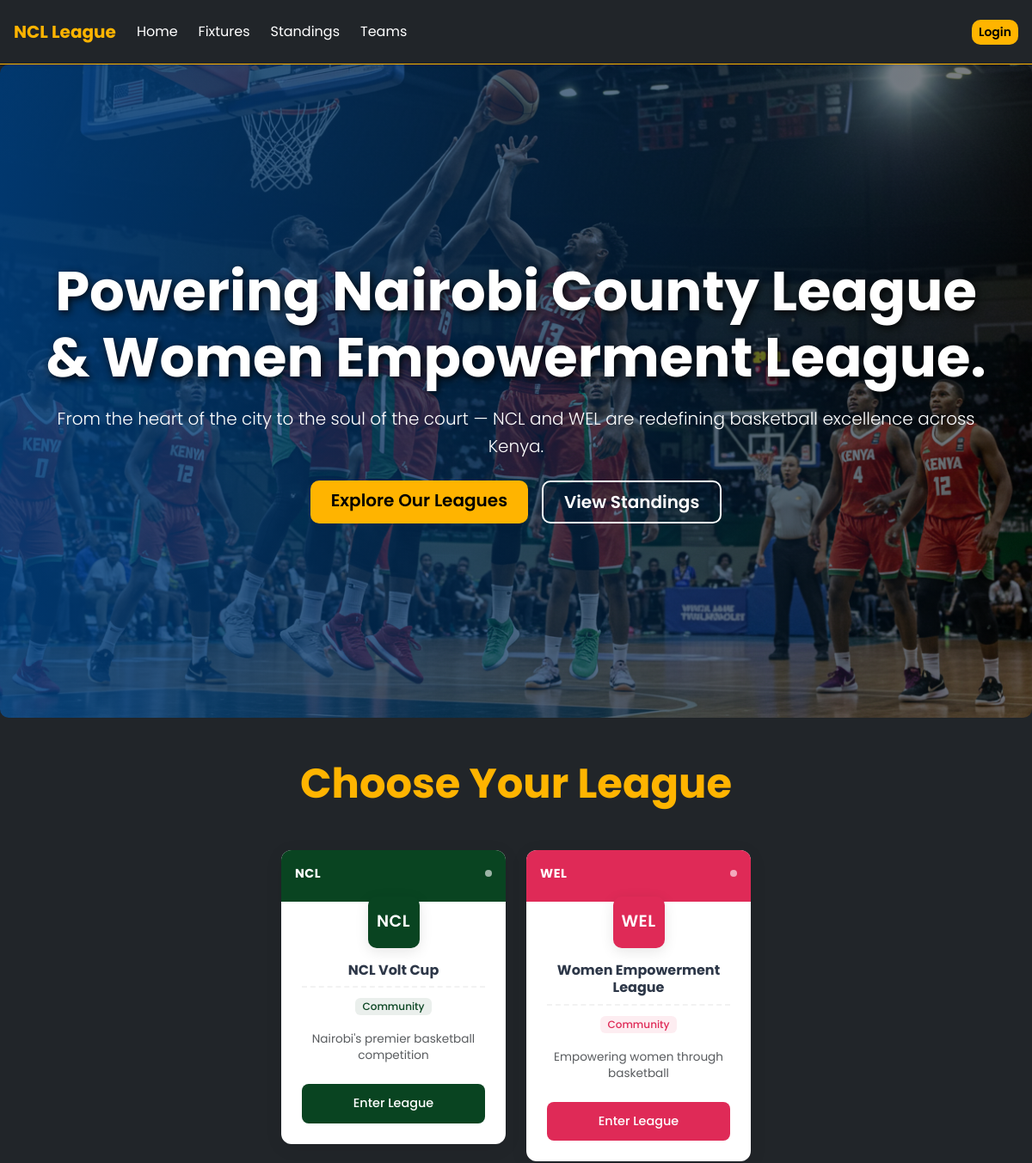
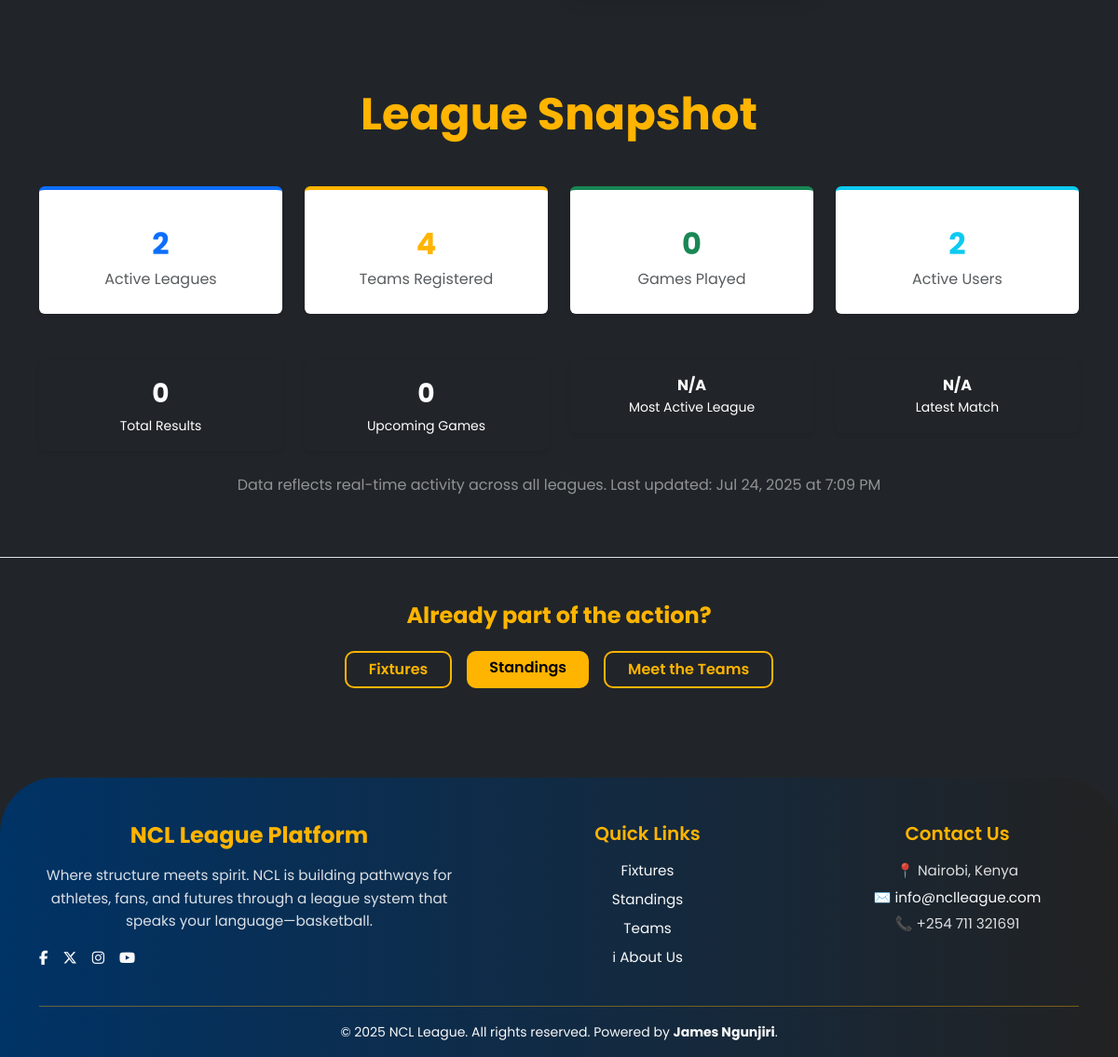
The page / on the database its author committed (2 pictures, top to bottom).
### tables this page shows
CREATE TABLE IF NOT EXISTS leagues (
  league_id INT AUTO_INCREMENT PRIMARY KEY,
  name VARCHAR(100) NOT NULL,
  abbreviation VARCHAR(10) NOT NULL,
  logo_url VARCHAR(255)
);

### index.php (the view, shortened to what this page needs)
<?php
include('includes/header.php');
include('includes/navbar.php');
$leagues = $conn->query("
  SELECT league_id, name, abbreviation, logo_url
  FROM leagues
  ORDER BY abbreviation
");
?>
<section
  class="hero-section text-white text-center d-flex align-items-center justify-content-center"
  style="min-height:95vh;"
  data-aos="fade-down"
  data-aos-duration="900"
>
  <div class="container py-5">
    <h1
      class="display-3 fw-bold mb-3 text-shadow"
      data-aos="fade-down"
      data-aos-delay="200"
    >
      Powering Nairobi County League & Women Empowerment League.
    </h1>
    <p
      class="lead mb-4"
      data-aos="fade-up"
      data-aos-delay="400"
    >
      From the heart of the city to the soul of the court — NCL and WEL are redefining basketball excellence across Kenya.
    </p>
    <div
      class="d-flex flex-wrap justify-content-center gap-3"
      data-aos="fade-up"
      data-aos-delay="600"
    >
      <a href="#leagues" class="btn btn-accent btn-lg px-4">Explore Our Leagues</a>
      <a href="leagues/standings.php" class="btn btn-outline-light btn-lg px-4">View Standings</a>
    </div>
  </div>
</section>
<section
  id="leagues"
  class="container my-5"
  data-aos="fade-up"
  data-aos-duration="800"
  data-aos-delay="200"
>
  <h2
    class="text-center text-accent fw-bold display-5 mb-5"
    data-aos="fade-down"
    data-aos-delay="300"
  >
    Choose Your League
  </h2>
  <div class="row g-4 justify-content-center">
    <?php
    $colors = [
      'NCL' => '#094421',
      'WEL' => '#DF2A57',
      'FSL' => '#FFA908',
      'YBL' => '#462022',
      'SIEL' => '#F9D96B',
    ];
    $i = 0;
    while ($league = $leagues->fetch_assoc()):
      $abbr = $league['abbreviation'];
      $primaryColor = $colors[$abbr] ?? '#2d3748';
      $hasLogo = !empty($league['logo_url']);
      $taglines = [
        'NCL' => 'Nairobi\'s premier basketball competition',
        'WEL' => 'Empowering women through basketball',
        'FSL' => 'Developing young basketball talent',
        'YBL' => 'Youth basketball development league',
        'SIEL' => 'Empowering African basketball talent and creating a world-class professional competition that showcases the best of African sports.
',
      ];
      $tagline = $taglines[$abbr] ?? 'Professional basketball league';
      $delay = 100 * ($i + 1);
      $i++;
    ?>
      <div class="col-sm-6 col-lg-4 col-xl-3" data-aos="fade-up" data-aos-delay="<?= $delay ?>">
        <form method="POST" class="league-card-professional">
          <div class="card border-0 h-100"
               style="border-radius: 12px;
                      box-shadow: 0 4px 20px rgba(0,0,0,0.08);
                      transition: all 0.3s ease;
                      cursor: pointer;
                      background: #ffffff;"
               onmouseover="this.style.transform='translateY(-4px)';
                          this.style.boxShadow='0 8px 30px rgba(0,0,0,0.12)';"
               onmouseout="this.style.transform='translateY(0)';
                         this.style.boxShadow='0 4px 20px rgba(0,0,0,0.08)';">
            <div class="card-header border-0 p-0"
                 style="background: <?= $primaryColor ?>;
                        border-radius: 12px 12px 0 0;
                        height: 60px;">
              <div class="d-flex align-items-center justify-content-between p-3">
                <span class="text-white fw-bold" style="font-size: 0.9rem; letter-spacing: 0.5px;">
                  <?= htmlspecialchars($abbr) ?>
                </span>
                <div style="width: 8px; height: 8px; background: rgba(255,255,255,0.6); border-radius: 50%;"></div>
              </div>
            </div>
            <div class="card-body p-4 d-flex flex-column">
              <div class="text-center mb-3" style="margin-top: -30px;">
                <?php if ($hasLogo): ?>
                  <div class="logo-container mx-auto"
                       style="width: 150px; height: 150px; background: white;
                              border-radius: 10px; padding: 8px;
                              box-shadow: 0 4px 16px rgba(0,0,0,0.1);
                              border: 1px solid #f7fafc;">
                    <img src="<?= htmlspecialchars($league['logo_url']) ?>"
                         alt="<?= htmlspecialchars($league['name']) ?> Logo"
                         style="width: 100%; height: 100%; object-fit: contain; border-radius: 6px;">
                  </div>
                <?php else: ?>
                  <div class="avatar-container mx-auto d-flex align-items-center justify-content-center"
                       style="width: 60px; height: 60px; background: <?= $primaryColor ?>;
                              border-radius: 10px;
                              box-shadow: 0 4px 16px rgba(0,0,0,0.1);">
                    <span style="color: white; font-weight: 600; font-size: 1.2rem; letter-spacing: 0.5px;">
                      <?= strtoupper(substr($abbr, 0, 4)) ?>
                    </span>
                  </div>
                <?php endif; ?>
              </div>
              <h5 class="card-title text-center fw-bold mb-2"
                  style="color: #2d3748; font-size: 1rem; line-height: 1.3;">
                <?= htmlspecialchars($league['name']) ?>
              </h5>
              <div class="text-center mb-3">
                <span class="badge"
                      style="background: <?= $primaryColor ?>15;
                             color: <?= $primaryColor ?>;
                             border-radius: 6px;
                             font-size: 0.75rem;
                             font-weight: 500;
                             padding: 4px 8px;">
                  <?= $hasLogo ? 'Official' : 'Community' ?>
                </span>
              </div>
              <div class="flex-grow-1 d-flex align-items-center">
                <p class="text-muted text-center mb-0"
                   style="font-size: 0.85rem; line-height: 1.4;">
                  <?= $tagline ?>
                </p>
              </div>
              <div class="mt-4">
                <button type="submit"
                        class="btn w-100 text-white fw-medium"
                        style="background: <?= $primaryColor ?>;
                               border: none;
                               border-radius: 8px;
                               padding: 12px;
                               font-size: 0.9rem;
                               transition: all 0.2s ease;"
                        onmouseover="this.style.background='<?= $primaryColor ?>dd';"
                        onmouseout="this.style.background='<?= $primaryColor ?>';">
                  Enter League
                </button>
              </div>
            </div>
          </div>
        </form>
      </div>
    <?php endwhile; ?>
  </div>
</section>
<section
  class="container py-5"
  data-aos="fade-up"
  data-aos-duration="800"
  data-aos-delay="200"
>
  <h2
    class="text-center text-accent fw-bold display-5 mb-5"
    data-aos="fade-down"
    data-aos-delay="300"
  >
    League Snapshot
  </h2>
  <div class="row g-4 justify-content-center text-center">
    <?php
    $leagues_count = $conn->query("SELECT COUNT(*) as count FROM leagues")->fetch_assoc()['count'];
    $teams_count = $conn->query("SELECT COUNT(*) as count FROM teams")->fetch_assoc()['count'];
    $games_played = $conn->query("SELECT COUNT(*) as count FROM fixtures WHERE status = 'played'")->fetch_assoc()['count'];
    $active_users = $conn->query("SELECT COUNT(*) as count FROM users")->fetch_assoc()['count'];
    $total_matches = $conn->query("SELECT COUNT(*) as count FROM match_results WHERE cancelled_by_referee = 0")->fetch_assoc()['count'];
    $upcoming_games = $conn->query("SELECT COUNT(*) as count FROM fixtures WHERE status = 'upcoming'")->fetch_assoc()['count'];
    $stats = [
      ['count'=>$leagues_count,'label'=>'Active Leagues','color'=>'primary','icon'=>''],
      ['count'=>$teams_count,'label'=>'Teams Registered','color'=>'accent','icon'=>''],
      ['count'=>$games_played,'label'=>'Games Played','color'=>'success','icon'=>''],
      ['count'=>$active_users,'label'=>'Active Users','color'=>'info','icon'=>''],
    ];
    foreach ($stats as $idx => $s):
    ?>
      <div class="col-6 col-md-3" data-aos="zoom-in-up" data-aos-delay="<?= 100*($idx+1) ?>">
        <div class="p-4 bg-white rounded shadow-sm border-top border-4 border-<?= $s['color'] ?> h-100">
          <div class="fs-2 fw-bold text-<?= $s['color'] ?>"><?= $s['count'] ?></div>
          <p class="text-muted mb-0"><?= $s['label'] ?></p>
        </div>
      </div>
    <?php endforeach; ?>
  </div>
  <div class="row g-4 justify-content-center text-center mt-4">
    <div class="col-6 col-md-3" data-aos="zoom-in-up" data-aos-delay="500">
      <div class="p-3 bg-gradient-primary text-white rounded shadow-sm">
        <div class="fs-3 fw-bold"><?= $total_matches ?></div>
        <p class="mb-0 small">Total Results</p>
      </div>
    </div>
    <div class="col-6 col-md-3" data-aos="zoom-in-up" data-aos-delay="600">
      <div class="p-3 bg-gradient-success text-white rounded shadow-sm">
        <div class="fs-3 fw-bold"><?= $upcoming_games ?></div>
        <p class="mb-0 small">Upcoming Games</p>
      </div>
    </div>
    <?php
    $active_league = $conn->query("
      SELECT l.name, COUNT(f.fixture_id) as games
      FROM leagues l
      LEFT JOIN fixtures f ON l.league_id = f.league_id
      WHERE f.status = 'played'
      GROUP BY l.league_id
      ORDER BY games DESC
      LIMIT 1
    ")->fetch_assoc();
    ?>
    <div class="col-6 col-md-3" data-aos="zoom-in-up" data-aos-delay="700">
      <div class="p-3 bg-gradient-info text-white rounded shadow-sm">
        <div class="fs-6 fw-bold"><?= $active_league['name'] ?? 'N/A' ?></div>
        <p class="mb-0 small">Most Active League</p>
      </div>
    </div>
    <?php
    $latest_match = $conn->query("
      SELECT f.match_date
      FROM fixtures f
      JOIN match_results mr ON f.fixture_id = mr.fixture_id
      WHERE mr.cancelled_by_referee = 0
      ORDER BY f.match_date DESC
      LIMIT 1
    ")->fetch_assoc();
    ?>
    <div class="col-6 col-md-3" data-aos="zoom-in-up" data-aos-delay="800">
      <div class="p-3 bg-gradient-warning text-white rounded shadow-sm">
        <div class="fs-6 fw-bold"><?= $latest_match ? date('M j', strtotime($latest_match['match_date'])) : 'N/A' ?></div>
        <p class="mb-0 small">Latest Match</p>
      </div>
    </div>
  </div>
  <p
    class="text-center text-white-50 mt-4"
    data-aos="fade-in"
    data-aos-delay="500"
  >
    Data reflects real-time activity across all leagues. Last updated: <?= date('M j, Y \a\t g:i A') ?>
  </p>
</section>
<section
  class="py-5 bg-dark border-top"
  data-aos="fade-up"
  data-aos-duration="800"
  data-aos-delay="200"
>
  <div class="container text-center">
    <h4
      class="text-accent fw-bold mb-4"
      data-aos="fade-down"
      data-aos-delay="300"
    >
      Already part of the action?
    </h4>
    <div
      class="d-flex flex-wrap justify-content-center gap-3"
      data-aos="fade-up"
      data-aos-delay="400"
    >
      <a data-aos="zoom-in" data-aos-delay="450" href="leagues/fixtures.php" class="btn btn-outline-accent px-4">Fixtures</a>
      <a data-aos="zoom-in" data-aos-delay="550" href="leagues/standings.php" class="btn btn-accent px-4">Standings</a>
      <a data-aos="zoom-in" data-aos-delay="650" href="leagues/teams.php" class="btn btn-outline-accent px-4">Meet the Teams</a>
    </div>
  </div>
</section>
<?php include('includes/footer.php'); ?>

### rows shown on the page
leagues: abbreviation "NCL", name "NCL Volt Cup", shows "Community", abbreviation "Nairobi's premier basketball competition"
leagues: abbreviation "WEL", name "Women Empowerment League", shows "Community", abbreviation "Empowering women through basketball"

### other values the page prints
$leagueName "NCL League"
$s['count'] "2"
$s['label'] "Active Leagues"
$s['count'] "4"
$s['label'] "Teams Registered"
$s['count'] "0"
$s['label'] "Games Played"
$s['label'] "Active Users"
$total_matches "0"
$upcoming_games "0"
$active_league['name'] "N/A"
